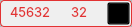
   <widget class="QFrame" name="frame_short_3">
    <property name="geometry">
     <rect>
      <x>186</x>
      <y>381</y>
      <width>132</width>
      <height>27</height>
     </rect>
    </property>
    <property name="frameShape">
     <enum>QFrame::StyledPanel</enum>
    </property>
    <property name="frameShadow">
     <enum>QFrame::Raised</enum>
    </property>
    <widget class="QLabel" name="border_short_3">
     <property name="geometry">
      <rect>
       <x>0</x>
       <y>0</y>
       <width>132</width>
       <height>27</height>
      </rect>
     </property>
     <property name="styleSheet">
      <string notr="true">border-radius: 4px; 
border:1px solid #E23232;</string>
     </property>
     <property name="text">
      <string/>
     </property>
    </widget>
    <widget class="QLabel" name="label_short_3">
     <property name="geometry">
      <rect>
       <x>10</x>
       <y>2</y>
       <width>49</width>
       <height>21</height>
      </rect>
     </property>
     <property name="font">
      <font>
       <family>Inter</family>
       <pointsize>10</pointsize>
      </font>
     </property>
     <property name="styleSheet">
      <string notr="true">color:#E23232</string>
     </property>
     <property name="text">
      <string>45632</string>
     </property>
    </widget>
    <widget class="QLabel" name="label_sl_short_3">
     <property name="geometry">
      <rect>
       <x>71</x>
       <y>2</y>
       <width>30</width>
       <height>21</height>
      </rect>
     </property>
     <property name="font">
      <font>
       <family>Inter</family>
       <pointsize>10</pointsize>
      </font>
     </property>
     <property name="styleSheet">
      <string notr="true">color:#E23232</string>
     </property>
     <property name="text">
      <string>32</string>
     </property>
    </widget>
    <widget class="QPushButton" name="btn_short_cancel_3">
     <property name="geometry">
      <rect>
       <x>107</x>
       <y>2</y>
       <width>23</width>
       <height>23</height>
      </rect>
     </property>
     <property name="palette">
      <palette>
       <active>
        <colorrole role="WindowText">
         <brush brushstyle="SolidPattern">
          <color alpha="255">
           <red>0</red>
           <green>0</green>
           <blue>0</blue>
          </color>
         </brush>
        </colorrole>
        <colorrole role="Button">
         <brush brushstyle="SolidPattern">
          <color alpha="0">
           <red>0</red>
           <green>0</green>
           <blue>0</blue>
          </color>
         </brush>
        </colorrole>
        <colorrole role="Text">
         <brush brushstyle="SolidPattern">
          <color alpha="255">
           <red>0</red>
           <green>0</green>
           <blue>0</blue>
          </color>
         </brush>
        </colorrole>
        <colorrole role="ButtonText">
         <brush brushstyle="SolidPattern">
          <color alpha="255">
           <red>0</red>
           <green>0</green>
           <blue>0</blue>
          </color>
         </brush>
        </colorrole>
        <colorrole role="Base">
         <brush brushstyle="SolidPattern">
          <color alpha="0">
           <red>0</red>
           <green>0</green>
           <blue>0</blue>
          </color>
         </brush>
        </colorrole>
        <colorrole role="Window">
         <brush brushstyle="SolidPattern">
          <color alpha="0">
           <red>0</red>
           <green>0</green>
           <blue>0</blue>
          </color>
         </brush>
        </colorrole>
       </active>
       <inactive>
        <colorrole role="WindowText">
         <brush brushstyle="SolidPattern">
          <color alpha="255">
           <red>0</red>
           <green>0</green>
           <blue>0</blue>
          </color>
         </brush>
        </colorrole>
        <colorrole role="Button">
         <brush brushstyle="SolidPattern">
          <color alpha="0">
           <red>0</red>
           <green>0</green>
           <blue>0</blue>
          </color>
         </brush>
        </colorrole>
        <colorrole role="Text">
         <brush brushstyle="SolidPattern">
          <color alpha="255">
           <red>0</red>
           <green>0</green>
           <blue>0</blue>
          </color>
         </brush>
        </colorrole>
        <colorrole role="ButtonText">
         <brush brushstyle="SolidPattern">
          <color alpha="255">
           <red>0</red>
           <green>0</green>
           <blue>0</blue>
          </color>
         </brush>
        </colorrole>
        <colorrole role="Base">
         <brush brushstyle="SolidPattern">
          <color alpha="0">
           <red>0</red>
           <green>0</green>
           <blue>0</blue>
          </color>
         </brush>
        </colorrole>
        <colorrole role="Window">
         <brush brushstyle="SolidPattern">
          <color alpha="0">
           <red>0</red>
           <green>0</green>
           <blue>0</blue>
          </color>
         </brush>
        </colorrole>
       </inactive>
       <disabled>
        <colorrole role="WindowText">
         <brush brushstyle="SolidPattern">
          <color alpha="255">
           <red>0</red>
           <green>0</green>
           <blue>0</blue>
          </color>
         </brush>
        </colorrole>
        <colorrole role="Button">
         <brush brushstyle="SolidPattern">
          <color alpha="0">
           <red>0</red>
           <green>0</green>
           <blue>0</blue>
          </color>
         </brush>
        </colorrole>
        <colorrole role="Text">
         <brush brushstyle="SolidPattern">
          <color alpha="255">
           <red>0</red>
           <green>0</green>
           <blue>0</blue>
          </color>
         </brush>
        </colorrole>
        <colorrole role="ButtonText">
         <brush brushstyle="SolidPattern">
          <color alpha="255">
           <red>0</red>
           <green>0</green>
           <blue>0</blue>
          </color>
         </brush>
        </colorrole>
        <colorrole role="Base">
         <brush brushstyle="SolidPattern">
          <color alpha="0">
           <red>0</red>
           <green>0</green>
           <blue>0</blue>
          </color>
         </brush>
        </colorrole>
        <colorrole role="Window">
         <brush brushstyle="SolidPattern">
          <color alpha="0">
           <red>0</red>
           <green>0</green>
           <blue>0</blue>
          </color>
         </brush>
        </colorrole>
       </disabled>
      </palette>
     </property>
     <property name="font">
      <font/>
     </property>
     <property name="styleSheet">
      <string notr="true">  background:#00000000</string>
     </property>
     <property name="text">
      <string/>
     </property>
     <property name="icon">
      <iconset>
       <normaloff>../../icons/btn_cancel_trade.png</normaloff>../../icons/btn_cancel_trade.png</iconset>
     </property>
     <property name="iconSize">
      <size>
       <width>22</width>
       <height>22</height>
      </size>
     </property>
     <property name="autoDefault">
      <bool>false</bool>
     </property>
     <property name="default">
      <bool>false</bool>
     </property>
     <property name="flat">
      <bool>false</bool>
     </property>
    </widget>
   </widget>
